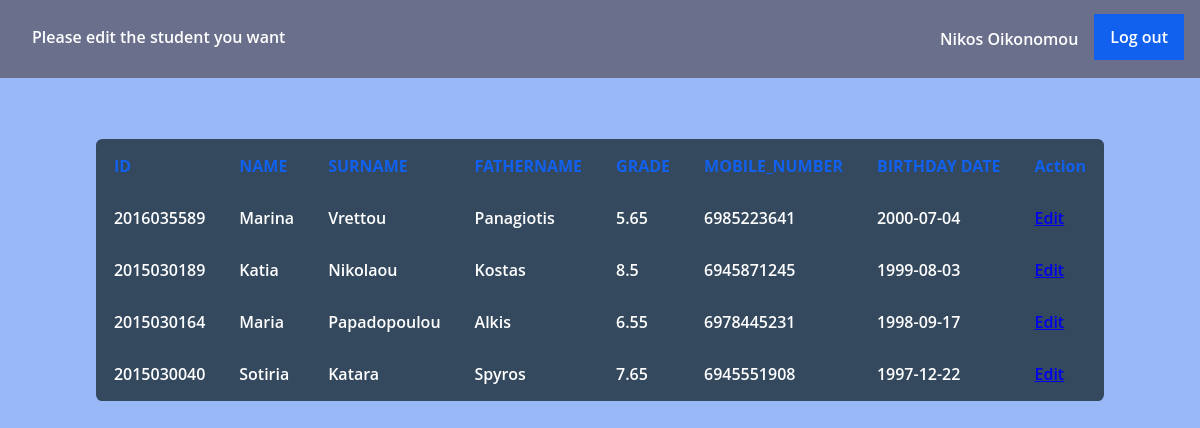
Screenshot of /web_dev/php/Edit_Student.php (signed in) with the database file from the repository.
### tables this page shows
CREATE TABLE `Students` (
  `ID` varchar(15) NOT NULL,
  `NAME` varchar(20) NOT NULL,
  `SURNAME` varchar(20) NOT NULL,
  `FATHERNAME` varchar(20) NOT NULL,
  `GRADE` float NOT NULL,
  `MOBILENUMBER` varchar(15) NOT NULL,
  `BIRTHDAY` date NOT NULL
);

### web_dev/php/Edit_Student.php (the view, shortened to what this page needs)
<?php
include('temp.php');
?>
<!DOCTYPE html>
<html>
<head>
<link rel="stylesheet" href="table.css" />
</head>
<body>
<ul>
    <li><a>Please edit the student you want</a></li>
    <li style="float:right"><a class="active" href = "logout.php">Log out</a></li>
    <li style="float:right"><p> <?php echo $_SESSION['name'] .' '. $_SESSION['surname'] ?> </p></li>
</ul>
<div class="form">
<h1>Students Table</h1>
<table class="rwd-table" >
<thead>
<tr>
<th><strong>ID</strong></th>
<th><strong>NAME</strong></th>
<th><strong>SURNAME</strong></th>
<th><strong>FATHERNAME</strong></th>
<th><strong>GRADE</strong></th>
<th><strong>MOBILE_NUMBER</strong></th>
<th><strong>BIRTHDAY DATE</strong></th>
<th><strong>Action</strong></th>
</tr>
</thead>
<tbody>
<?php
$sel_query="Select * from Students ORDER BY ID desc;";
$result = mysqli_query($db,$sel_query);
while($row = mysqli_fetch_assoc($result)) { ?>
<tr><td data-th="ID"><?php echo $row["ID"]; ?></td>
<td data-th="NAME"><?php echo $row["NAME"]; ?></td>
<td data-th="SURNAME"><?php echo $row["SURNAME"]; ?></td>
<td data-th="FATHERNAME"><?php echo $row["FATHERNAME"]; ?></td>
<td data-th="GRADE"><?php echo $row["GRADE"]; ?></td>
<td data-th="MOBILE_NUMBER"><?php echo $row["MOBILENUMBER"]; ?></td>
<td data-th="BIRTHDAY DATE"><?php echo $row["BIRTHDAY"]; ?></td>
<td data-th="Action"><a href="edit.php?ID=<?php echo $row["ID"]; ?>">Edit</a></td>
</tr>
<?php  } ?>
</tbody>
</table>
</div>
</body>
</html>

### web_dev/php/table.css (style rules this page uses)
.rwd-table { margin: 1em 0; min-width: 300px; margin-left:auto; margin-right:auto; position: center; }
.rwd-table tr { border-top: 1px solid #ddd; border-bottom: 1px solid #ddd; }
.rwd-table th { display: none; }
.rwd-table td { display: block; }
.rwd-table td:first-child { padding-top: 0.5em; }
.rwd-table td:last-child { padding-bottom: 0.5em; }
.rwd-table td:before { content: attr(data-th) ": "; font-weight: bold; width: 6.5em; display: inline-block; }
@media (min-width: 480px) { .rwd-table td:before { display: none; } }
.rwd-table th, .rwd-table td { text-align: left; }
@media (min-width: 480px) { .rwd-table th, .rwd-table td { display: table-cell; padding: 0.25em 0.5em; } }
@media (min-width: 480px) { .rwd-table th:first-child, .rwd-table td:first-child { padding-left: 0; } }
@media (min-width: 480px) { .rwd-table th:last-child, .rwd-table td:last-child { padding-right: 0; } }
body { margin: 0; background-size: cover; font:600 16px/18px 'Open Sans', sans-serif; -webkit-font-smoothing: antialiased; text-rendering: optimizeLegibility; color: #444; background: #98B8F7; }
h1 { font-weight: normal; letter-spacing: -1px; color: #98B8F7; }
.rwd-table { background: #34495e; color: #fff; border-radius: 0.4em; overflow: hidden; }
.rwd-table tr { border-color: #46637f; }
.rwd-table th, .rwd-table td { margin: 0.5em 1em; }
@media (min-width: 480px) { .rwd-table th, .rwd-table td { padding: 1em !important; } }
.rwd-table th, .rwd-table td:before { color: #1161ee; }
ul { list-style-type: none; margin: 0px; padding: 14px 16px; overflow: hidden; background-color: #6a6f8c; }
li { float: left; }
li a { display: block; color: white; text-align: center; padding: 14px 16px; text-decoration: none; font:600 16px/18px 'Open Sans',sans-serif; }
li p { display: block; color: white; text-align: center; padding: 0px 16px; text-decoration: none; font:600 16px/18px 'Open Sans',sans-serif; }
.active { background-color: #1161ee; }

### rows the page displays
students: ID "2016035589", NAME "Marina", SURNAME "Vrettou", FATHERNAME "Panagiotis", GRADE "5.65", MOBILENUMBER "6985223641", BIRTHDAY "2000-07-04"
students: ID "2015030189", NAME "Katia", SURNAME "Nikolaou", FATHERNAME "Kostas", GRADE "8.5", MOBILENUMBER "6945871245", BIRTHDAY "1999-08-03"
students: ID "2015030164", NAME "Maria", SURNAME "Papadopoulou", FATHERNAME "Alkis", GRADE "6.55", MOBILENUMBER "6978445231", BIRTHDAY "1998-09-17"
students: ID "2015030040", NAME "Sotiria", SURNAME "Katara", FATHERNAME "Spyros", GRADE "7.65", MOBILENUMBER "6945551908", BIRTHDAY "1997-12-22"

### other values shown
$_SESSION['name'] "Nikos"
$_SESSION['surname'] "Oikonomou"
